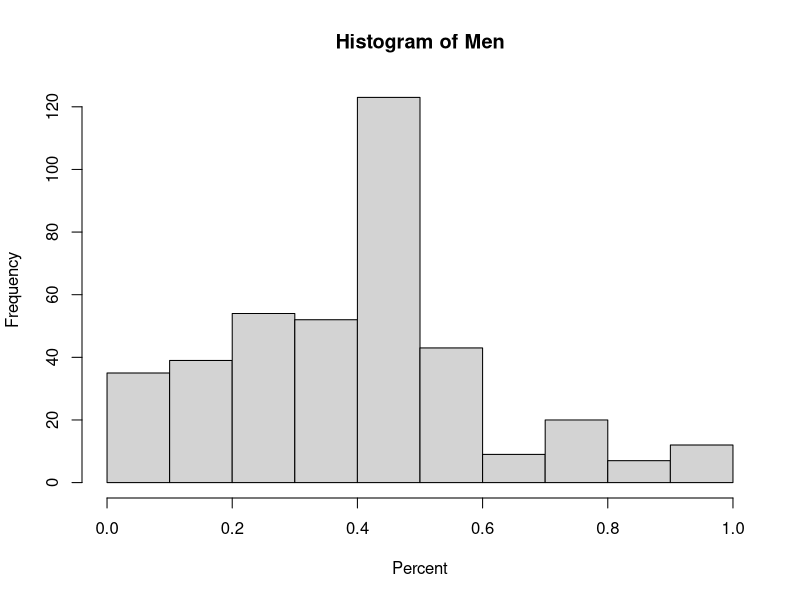
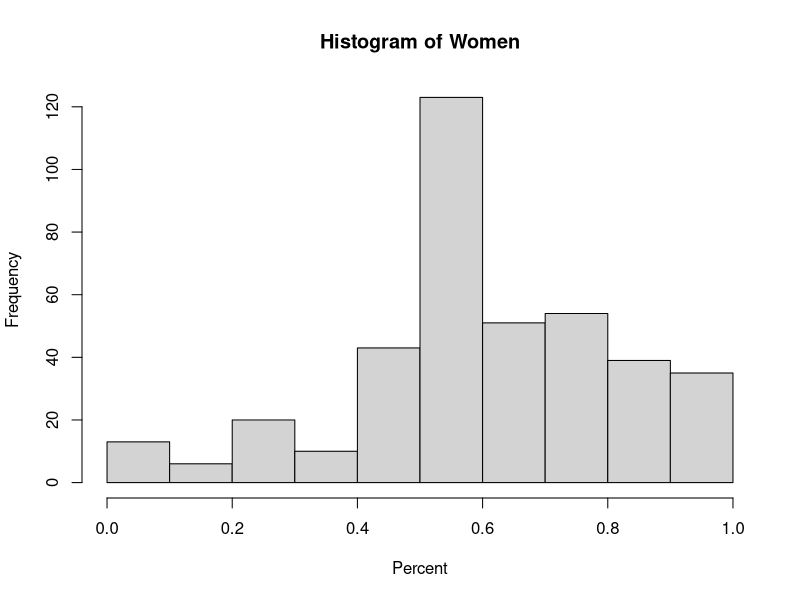
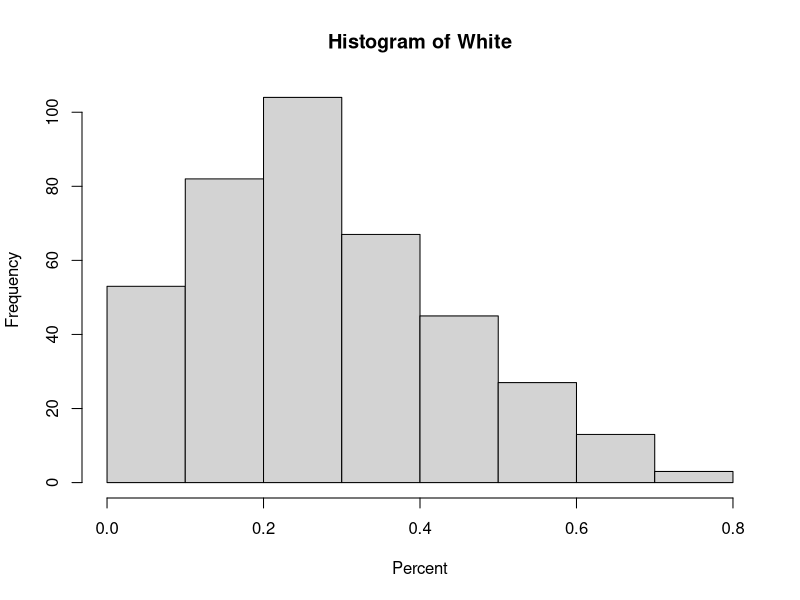
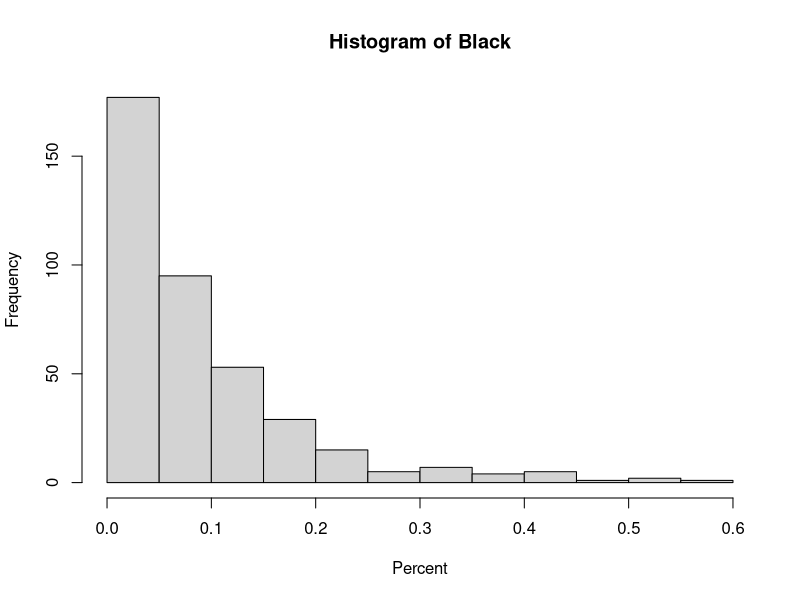
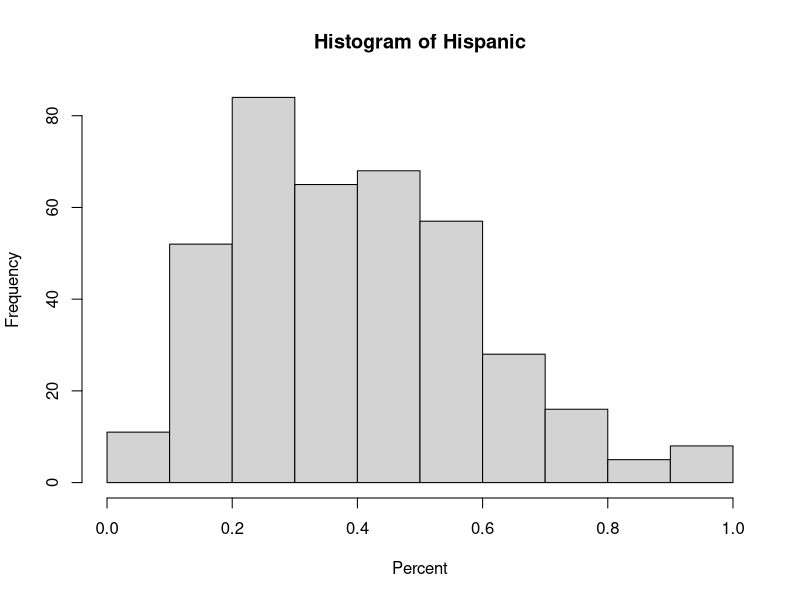
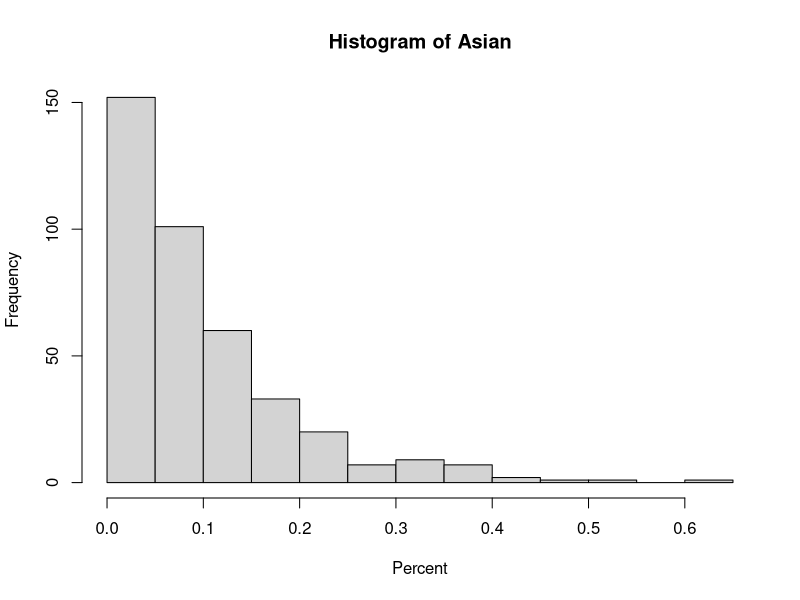
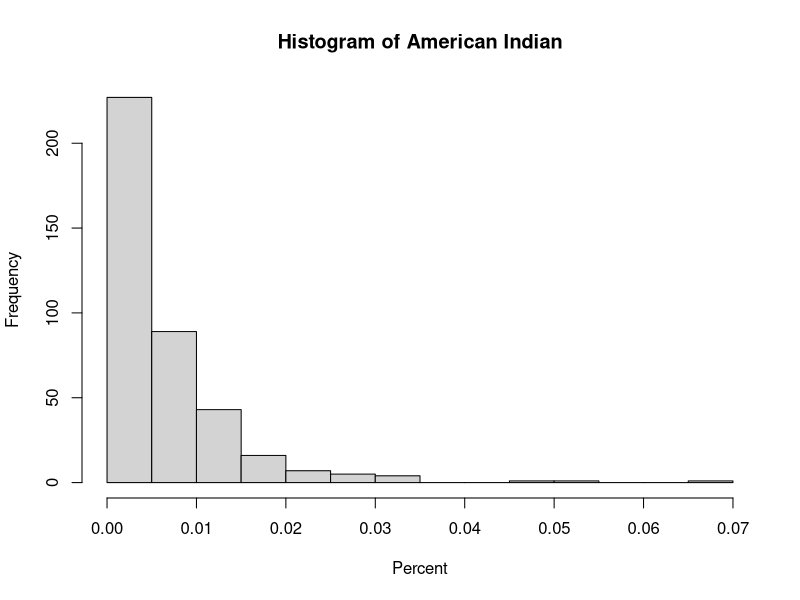
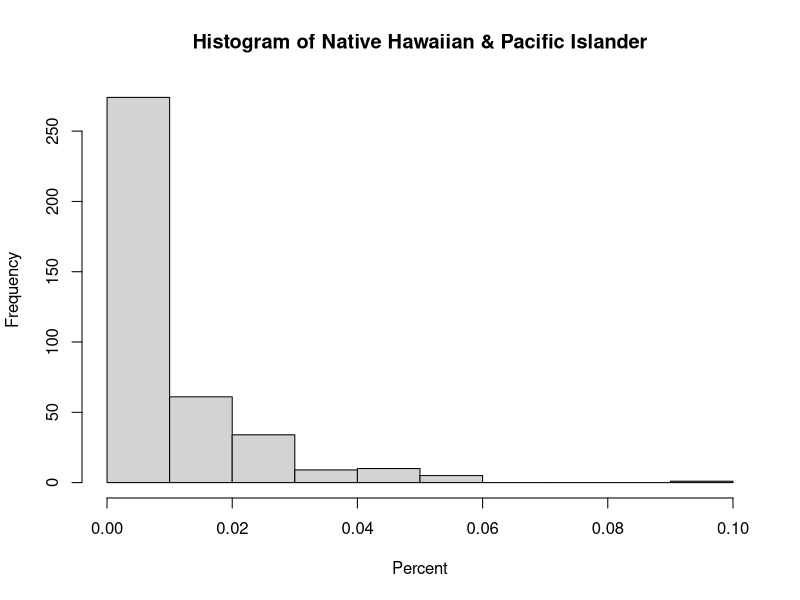

R code for these plots, in order:
college_data <- read.csv("data/cleaned-data/clean-data.csv")

#Quantitative Variables 

##MEN 

men_stats <- c(median(college_data$UGDS_MEN), quantile(college_data$UGDS_MEN)[2], quantile(college_data$UGDS_MEN)[4],IQR(college_data$UGDS_MEN),mean(college_data$UGDS_MEN),sd(college_data$UGDS_MEN))
names(men_stats) <- c("Median", "First Quartile", "Third Quartile", "IQR", "Mean", "Std. Deviation")
men_stats <- as.data.frame(men_stats)
colnames(men_stats) <- "MEN"

png("images/men-histogram.png")
hist(college_data$UGDS_MEN, main="Histogram of Men", xlab="Percent")
dev.off() 


##WOMEN

women_stats <- c(median(college_data$UGDS_WOMEN), quantile(college_data$UGDS_WOMEN)[2], quantile(college_data$UGDS_WOMEN)[4],IQR(college_data$UGDS_WOMEN),mean(college_data$UGDS_WOMEN),sd(college_data$UGDS_WOMEN))
names(women_stats) <- c("Median", "First Quartile", "Third Quartile", "IQR", "Mean", "Std. Deviation")
women_stats <- as.data.frame(women_stats)
colnames(women_stats) <- "WOMEN"

png("images/women-histogram.png")
hist(college_data$UGDS_WOMEN, main="Histogram of Women", xlab="Percent")
dev.off() 


##WHITE

white_stats <- c(median(college_data$UGDS_WHITE), quantile(college_data$UGDS_WHITE)[2], quantile(college_data$UGDS_WHITE)[4],IQR(college_data$UGDS_WHITE),mean(college_data$UGDS_WHITE),sd(college_data$UGDS_WHITE))
names(white_stats) <- c("Median", "First Quartile", "Third Quartile", "IQR", "Mean", "Std. Deviation")
white_stats <- as.data.frame(white_stats)
colnames(white_stats) <- "WHITE"

png("images/white-histogram.png")
hist(college_data$UGDS_WHITE, main="Histogram of White", xlab="Percent")
dev.off() 


##BLACK

black_stats <- c(median(college_data$UGDS_BLACK), quantile(college_data$UGDS_BLACK)[2], quantile(college_data$UGDS_BLACK)[4],IQR(college_data$UGDS_BLACK),mean(college_data$UGDS_BLACK),sd(college_data$UGDS_BLACK))
names(black_stats) <- c("Median", "First Quartile", "Third Quartile", "IQR", "Mean", "Std. Deviation")
black_stats <- as.data.frame(black_stats)
colnames(black_stats) <- "BLACK"

png("images/black-histogram.png")
hist(college_data$UGDS_BLACK, main="Histogram of Black", xlab="Percent")
dev.off() 


##HISP

hisp_stats <- c(median(college_data$UGDS_HISP), quantile(college_data$UGDS_HISP)[2], quantile(college_data$UGDS_HISP)[4],IQR(college_data$UGDS_HISP),mean(college_data$UGDS_HISP),sd(college_data$UGDS_HISP))
names(hisp_stats) <- c("Median", "First Quartile", "Third Quartile", "IQR", "Mean", "Std. Deviation")
hisp_stats <- as.data.frame(hisp_stats)
colnames(hisp_stats) <- "HISPANIC"

png("images/hispanic-histogram.png")
hist(college_data$UGDS_HISP, main="Histogram of Hispanic", xlab="Percent")
dev.off() 


##ASIAN

asian_stats <- c(median(college_data$UGDS_ASIAN), quantile(college_data$UGDS_ASIAN)[2], quantile(college_data$UGDS_ASIAN)[4],IQR(college_data$UGDS_ASIAN),mean(college_data$UGDS_ASIAN),sd(college_data$UGDS_ASIAN))
names(asian_stats) <- c("Median", "First Quartile", "Third Quartile", "IQR", "Mean", "Std. Deviation")
asian_stats <- as.data.frame(asian_stats)
colnames(asian_stats) <- "ASIAN"

png("images/asian-histogram.png")
hist(college_data$UGDS_ASIAN, main="Histogram of Asian", xlab="Percent")
dev.off() 



##AIAN

aian_stats <- c(median(college_data$UGDS_AIAN), quantile(college_data$UGDS_AIAN)[2], quantile(college_data$UGDS_AIAN)[4],IQR(college_data$UGDS_AIAN),mean(college_data$UGDS_AIAN),sd(college_data$UGDS_AIAN))
names(aian_stats) <- c("Median", "First Quartile", "Third Quartile", "IQR", "Mean", "Std. Deviation")
aian_stats <- as.data.frame(aian_stats)
colnames(aian_stats) <- "AMERICAN INDIAN"

png("images/american-indian-histogram.png")
hist(college_data$UGDS_AIAN, main="Histogram of American Indian", xlab="Percent")
dev.off() 

##NHPI

nhpi_stats <- c(median(college_data$UGDS_NHPI), quantile(college_data$UGDS_NHPI)[2], quantile(college_data$UGDS_NHPI)[4],IQR(college_data$UGDS_NHPI),mean(college_data$UGDS_NHPI),sd(college_data$UGDS_NHPI))
names(nhpi_stats) <- c("Median", "First Quartile", "Third Quartile", "IQR", "Mean", "Std. Deviation")
nhpi_stats <- as.data.frame(nhpi_stats)
colnames(nhpi_stats) <- "NATIVE HAWAIIAN & PACFIC ISLANDER"

png("images/nhpi-histogram.png")
hist(college_data$UGDS_NHPI, main="Histogram of Native Hawaiian & Pacific Islander", xlab="Percent")
dev.off() 

##FIRST_GEN 

first_gen_stats <- c(median(college_data$FIRST_GEN), quantile(college_data$FIRST_GEN)[2], quantile(college_data$FIRST_GEN)[4],IQR(college_data$FIRST_GEN),mean(college_data$FIRST_GEN),sd(college_data$FIRST_GEN))
names(first_gen_stats) <- c("Median", "First Quartile", "Third Quartile", "IQR", "Mean", "Std. Deviation")
first_gen_stats <- as.data.frame(first_gen_stats)
colnames(first_gen_stats) <- "FIRST GEN"

png("images/first-gen-histogram.png")
hist(college_data$FIRST_GEN, main="Histogram of First Generation", xlab="Percent")
dev.off() 



##MARRIED

married_stats <- c(median(college_data$MARRIED), quantile(college_data$MARRIED)[2], quantile(college_data$MARRIED)[4],IQR(college_data$MARRIED),mean(college_data$MARRIED),sd(college_data$MARRIED))
names(married_stats) <- c("Median", "First Quartile", "Third Quartile", "IQR", "Mean", "Std. Deviation")
married_stats <- as.data.frame(married_stats)
colnames(married_stats) <- "MARRIED"

png("images/married-histogram.png")
hist(college_data$MARRIED, main="Histogram of Married", xlab="Percent")
dev.off() 



##PCTFLOAN

pctfloan_stats <- c(median(college_data$PCTFLOAN), quantile(college_data$PCTFLOAN)[2], quantile(college_data$PCTFLOAN)[4],IQR(college_data$PCTFLOAN),mean(college_data$PCTFLOAN),sd(college_data$PCTFLOAN))
names(pctfloan_stats) <- c("Median", "First Quartile", "Third Quartile", "IQR", "Mean", "Std. Deviation")
pctfloan_stats <- as.data.frame(pctfloan_stats)
colnames(pctfloan_stats) <- "PCT FEDERAL LOAN"

png("images/pctfloan-histogram.png")
hist(college_data$PCTFLOAN, main="Histogram of Federal Loans", xlab="Percent")
dev.off() 


##DEBT_MDN

debt_mdn_stats <- c(median(college_data$DEBT_MDN), quantile(college_data$DEBT_MDN)[2], quantile(college_data$DEBT_MDN)[4],IQR(college_data$DEBT_MDN),mean(college_data$DEBT_MDN),sd(college_data$DEBT_MDN))
names(debt_mdn_stats) <- c("Median", "First Quartile", "Third Quartile", "IQR", "Mean", "Std. Deviation")
debt_mdn_stats <- as.data.frame(debt_mdn_stats)
colnames(debt_mdn_stats) <- "MEDIAN DEBT"

png("images/debt-histogram.png")
hist(college_data$DEBT_MDN, main="Histogram of Debt Median", xlab="Percent")
dev.off() 


##MN_EARN_WNE_P10

mn_earn_stats <- c(median(college_data$MN_EARN_WNE_P10), quantile(college_data$MN_EARN_WNE_P10)[2], quantile(college_data$MN_EARN_WNE_P10)[4],IQR(college_data$MN_EARN_WNE_P10),mean(college_data$MN_EARN_WNE_P10),sd(college_data$MN_EARN_WNE_P10))
names(mn_earn_stats) <- c("Median", "First Quartile", "Third Quartile", "IQR", "Mean", "Std. Deviation")
mn_earn_stats <- as.data.frame(mn_earn_stats)
colnames(mn_earn_stats) <- "MEAN EARNINGS"

png("images/mn-earnings-histogram.png")
hist(college_data$MN_EARN_WNE_P10, main="Histogram of Mean Earnings", xlab="Percent")
dev.off() 


##GENDER_DIV 

gen_div_stats <- c(median(college_data$GENDER_DIV), quantile(college_data$GENDER_DIV)[2], quantile(college_data$GENDER_DIV)[4],IQR(college_data$GENDER_DIV),mean(college_data$GENDER_DIV),sd(college_data$GENDER_DIV))
names(gen_div_stats) <- c("Median", "First Quartile", "Third Quartile", "IQR", "Mean", "Std. Deviation")
gen_div_stats <- as.data.frame(gen_div_stats)
colnames(gen_div_stats) <- "GENDER DIV"

png("images/gender-div-histogram.png")
hist(college_data$GENDER_DIV, main="Histogram of Gender Diversity", xlab="Percent")
dev.off() 


##RACE_DIV 

race_div_stats <- c(median(college_data$RACE_DIV), quantile(college_data$RACE_DIV)[2], quantile(college_data$RACE_DIV)[4],IQR(college_data$RACE_DIV),mean(college_data$RACE_DIV),sd(college_data$RACE_DIV))
names(race_div_stats) <- c("Median", "First Quartile", "Third Quartile", "IQR", "Mean", "Std. Deviation")
race_div_stats <- as.data.frame(race_div_stats)
colnames(race_div_stats) <- "RACE DIV"

png("images/race-div-histogram.png")
hist(college_data$RACE_DIV, main="Histogram of Race Diversity", xlab="Percent")
dev.off() 


##MARITAL_STATUS_DIV

marital_div_stats <- c(median(college_data$MARITAL_STATUS_DIV), quantile(college_data$MARITAL_STATUS_DIV)[2], quantile(college_data$MARITAL_STATUS_DIV)[4],IQR(college_data$MARITAL_STATUS_DIV),mean(college_data$MARITAL_STATUS_DIV),sd(college_data$MARITAL_STATUS_DIV))
names(marital_div_stats) <- c("Median", "First Quartile", "Third Quartile", "IQR", "Mean", "Std. Deviation")
marital_div_stats <- as.data.frame(marital_div_stats)
colnames(marital_div_stats) <- "MARITAL STATUS DIV"

png("images/married-div-histogram.png")
hist(college_data$MARITAL_STATUS_DIV, main="Histogram of Marital Status Diversity", xlab="Percent")
dev.off() 


##FIRST_GEN_DIV

first_gen_div_stats <- c(median(college_data$FIRST_GEN_DIV), quantile(college_data$FIRST_GEN_DIV)[2], quantile(college_data$FIRST_GEN_DIV)[4],IQR(college_data$FIRST_GEN_DIV),mean(college_data$FIRST_GEN_DIV),sd(college_data$FIRST_GEN_DIV))
names(first_gen_div_stats) <- c("Median", "First Quartile", "Third Quartile", "IQR", "Mean", "Std. Deviation")
first_gen_div_stats <- as.data.frame(first_gen_div_stats)
colnames(first_gen_div_stats) <- "FIRST GEN DIV"

png("images/first-gen-div-histogram.png")
hist(college_data$FIRST_GEN_DIV, main="Histogram of Gender Diversity", xlab="Percent")
dev.off() 

##DIV_SCORE 

div_score_stats <- c(median(college_data$DIV_SCORE), quantile(college_data$DIV_SCORE)[2], quantile(college_data$DIV_SCORE)[4],IQR(college_data$DIV_SCORE),mean(college_data$DIV_SCORE),sd(college_data$DIV_SCORE))
names(div_score_stats) <- c("Median", "First Quartile", "Third Quartile", "IQR", "Mean", "Std. Deviation")
div_score_stats <- as.data.frame(div_score_stats)
colnames(div_score_stats) <- "DIV_SCORE"

png("images/div-score-histogram.png")
hist(college_data$DIV_SCORE, main="Histogram of Diversity Score", xlab="Percent")
dev.off() 


###Descriptive Stats of All Quantitative Variables 

quant_var_stats <- data.frame(men_stats, women_stats, white_stats, black_stats, hisp_stats, asian_stats, aian_stats, nhpi_stats, first_gen_stats, married_stats, pctfloan_stats, debt_mdn_stats, mn_earn_stats, gen_div_stats, race_div_stats, marital_div_stats, first_gen_div_stats, div_score_stats)

###Correlation Matrix

mat <- signif(cor(college_data[c(5:15,19,23:29)]),2)
mat[lower.tri(mat)]=""
correlation_matrix <- data.frame(mat)

##Frequency Table

frequencyct_table <- table(college_data$HIGHDEG, college_data$PREDDEG, college_data$CONTROL, college_data$ICLEVEL)
frequencyct_final <- subset(as.data.frame(frequencyct_table), Freq>0)
frequencyprop_table <- prop.table(frequencyct_table)
frequencyprop_final <- subset(as.data.frame(frequencyprop_table), Freq>0)
frequency_comb <- merge(frequencyct_final, frequencyprop_final, by=c("Var1", "Var2", "Var3", "Var4"))
colnames(frequency_comb) <- c("Highest Degree", "Predominant Degree", "Control", "Institution Level", "Frequency", "Frequency Proportion")

##eda-output.txt
sink("data/eda-output.txt")
print("Descriptive Statistics")
print(quant_var_stats)
print("Correlation Matrix")
print(correlation_matrix)
print("Frequency Table")
print(frequency_comb)
sink()

##Barcharts 
png("images/highdeg-barchart.png")
barplot(table(college_data$HIGHDEG), main="Frequency of Higher Degree")
dev.off()

png("images/preddeg-barchart.png")
barplot(table(college_data$PREDDEG), main="Frequency of Predominant Degree")
dev.off()

png("images/control-barchart.png")
barplot(table(college_data$CONTROL), main="Frequency of Control")
dev.off()

png("images/iclevel-barchart.png")
barplot(table(college_data$ICLEVEL), main="Frequency of Institution Level")
dev.off()

##save rdata 

save(quant_var_stats, correlation_matrix, frequency_comb, file="data/eda-output.RData")
